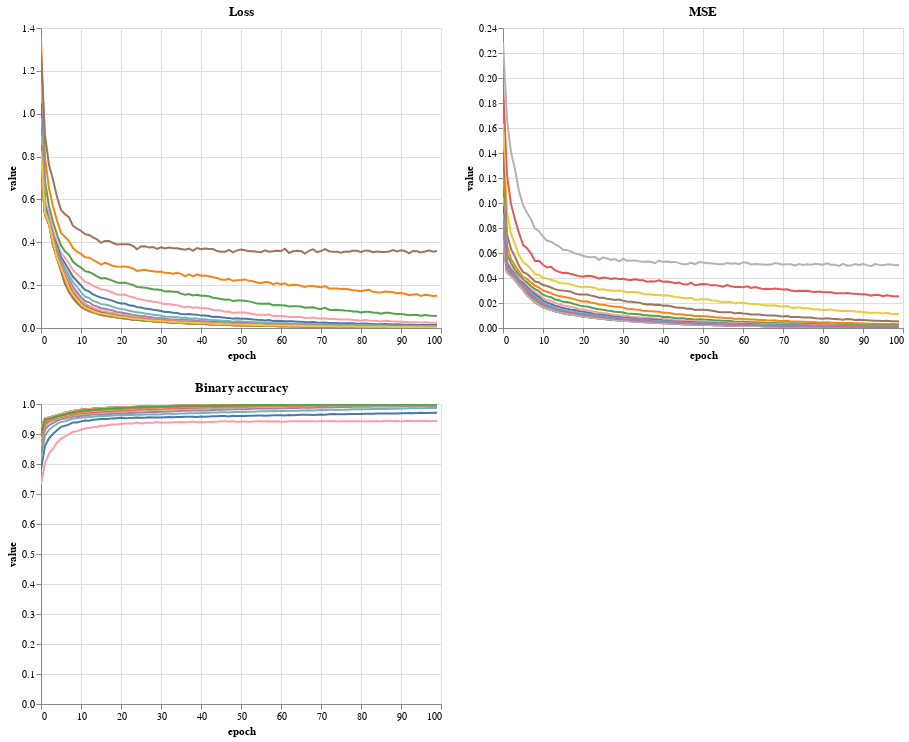

Source (notebook cell):
### Markdown cell above
Training history

### Code cell
from my_eval import training_history

hist = training_history(cfg.path_history_pickle)
hist.plot_all(cfg.path_plot_folder + 'history.html')

### Figure 1 — Vega-Lite specification as saved in the notebook (floating-point values rounded to 4 significant figures; data arrays with more than 128 entries replaced by an {"elided": "..."} marker saying what was removed)
{"datasets": {"data-44d153d4c5372694a1e294739b2f2ae8": {"elided": "2000 records"}, "data-1a340fd62e129af1699c9822046fbba2": {"elided": "2000 records"}, "data-c190d70dbcc396185621a1ba0c88cddc": {"elided": "2000 records"}}, "config": {"view": {"continuousHeight": 300, "continuousWidth": 400}}, "$schema": "https://vega.github.io/schema/vega-lite/v4.0.2.json", "hconcat": [{"vconcat": [{"selection": {"selector001": {"bind": "scales", "encodings": ["x", "y"], "type": "interval"}}, "data": {"name": "data-c190d70dbcc396185621a1ba0c88cddc"}, "title": "Loss", "encoding": {"tooltip": [{"field": "epoch", "type": "quantitative"}, {"field": "variable", "type": "nominal"}], "x": {"field": "epoch", "type": "quantitative"}, "y": {"field": "value", "type": "quantitative"}, "color": {"field": "variable", "type": "nominal", "legend": null}}, "mark": "line"}, {"selection": {"selector002": {"bind": "scales", "encodings": ["x", "y"], "type": "interval"}}, "data": {"name": "data-1a340fd62e129af1699c9822046fbba2"}, "title": "Binary accuracy", "encoding": {"tooltip": [{"field": "epoch", "type": "quantitative"}, {"field": "variable", "type": "nominal"}], "x": {"field": "epoch", "type": "quantitative"}, "y": {"field": "value", "type": "quantitative"}, "color": {"field": "variable", "type": "nominal", "legend": null}}, "mark": "line"}]}, {"selection": {"selector003": {"bind": "scales", "encodings": ["x", "y"], "type": "interval"}}, "data": {"name": "data-44d153d4c5372694a1e294739b2f2ae8"}, "title": "MSE", "encoding": {"tooltip": [{"field": "epoch", "type": "quantitative"}, {"field": "variable", "type": "nominal"}], "x": {"field": "epoch", "type": "quantitative"}, "y": {"field": "value", "type": "quantitative"}, "color": {"field": "variable", "type": "nominal", "legend": null}}, "mark": "line"}]}
